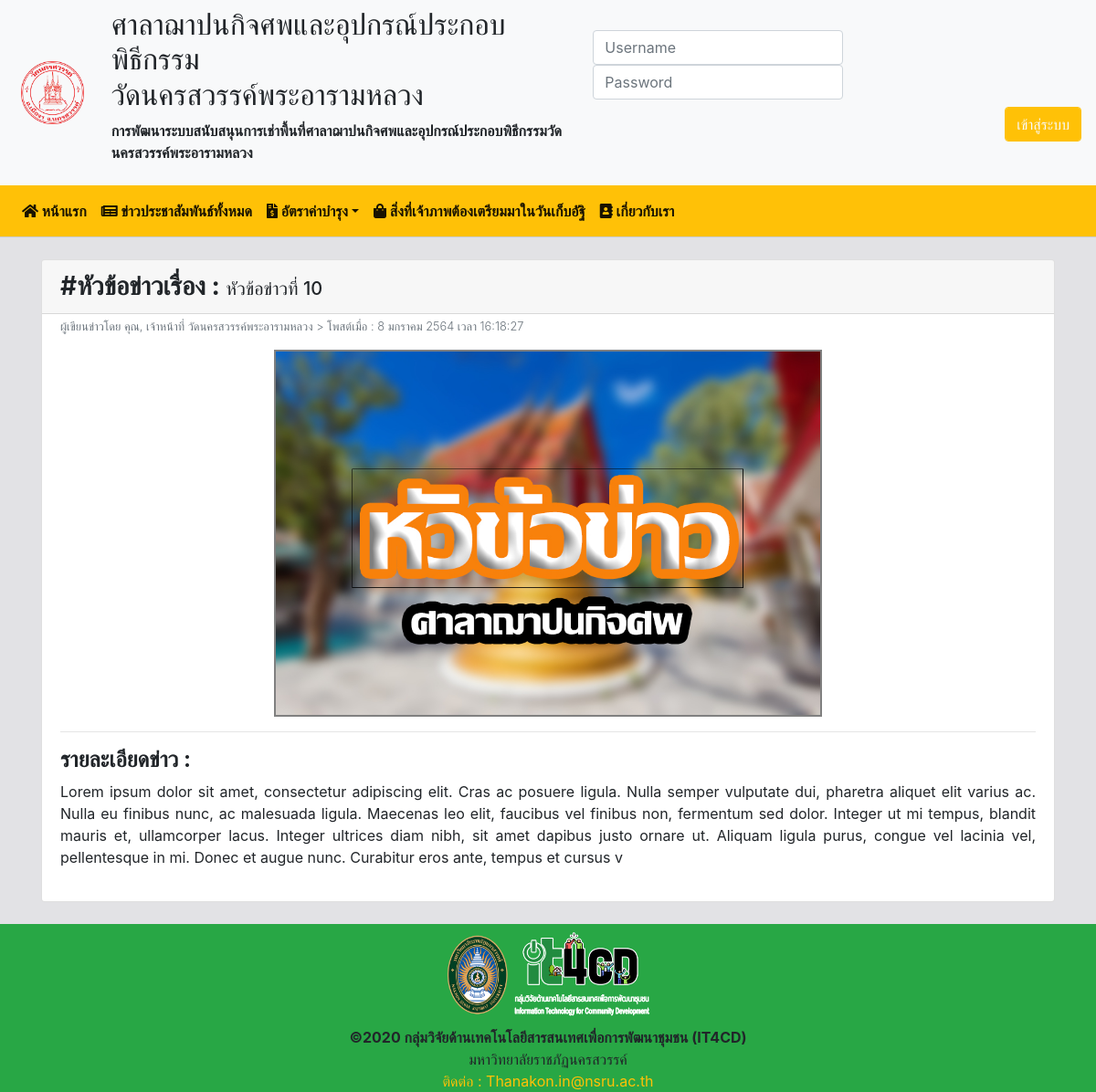
The page /index.php?p=readN&readN_page_id=22 on the database its author committed.
### tables this page shows
CREATE TABLE `news` (
  `id` int(10) NOT NULL,
  `news_title` varchar(250) NOT NULL,
  `news_summary` varchar(100) NOT NULL,
  `news_description` varchar(500) NOT NULL,
  `news_author` varchar(50) NOT NULL,
  `news_cover` varchar(50) NOT NULL,
  `nawe_creat` timestamp NOT NULL DEFAULT current_timestamp() ON UPDATE current_timestamp()
);

### read_News.php (the view)
<?php
    $readN = new DB_conn();
?>
<?php
    if(isset($_GET['readN_page_id'])){
        $id = $_GET['readN_page_id'];
        $res = $readN->slrN_id($id);
        if($res){
            $num = mysqli_fetch_array($res);
        ?>
<div class="container mt-4 mb-4">
    <div class="card">
        <div class="card-header ">
            <h3 class="d-inline"><b>#หัวข้อข่าวเรื่อง : </b></h3>
            <h5 class="d-inline"><?php echo $num['news_title']; ?></h5>
        </div>
        <div class="card-body pt-1">
            <div>
                <?php
                                 $time1 = $num['nawe_creat'];
                                 $time_th1 = $readN->thai_date_and_time(strtotime($time1));
                            ?>
                <p class="d-inline text-secondary font-weight-light" style="font-size:0.8rem;">ผู้เขียนข่าวโดย คุณ,
                    <?php echo $num['news_author']; ?> > โพสต์เมื่อ : <?php echo  $time_th1; ?></p>
            </div>
            <div class="text-center mt-3">
                <img src="image/news/<?php echo $num['news_cover']; ?>" alt=""
                    style="width: 600px; border: 2px solid gray;">
            </div>
            <hr>
            <div>
                <h4 class="mb-2"><b> รายละเอียดข่าว : </b></h4>
                <p align="justify"><?php echo $num['news_description']; ?></p>
            </div>
        </div>
    </div>
</div>
<?php
        }else{
                echo"No Select";
            }
    }
?>

### rows shown on the page
news: news_title "หัวข้อข่าวที่ 10", news_author "เจ้าหน้าที่ วัดนครสวรรค์พระอารามหลวง", nawe_creat "8 มกราคม 2564 เวลา 16:18:27", news_cover (picture), news_description "Lorem ipsum dolor sit amet, consectetur adipiscing elit. Cras ac posuere ligula. Nulla semper vulputate dui, pharetra aliquet elit varius ac. Nulla eu finibus nunc, ac malesuada ligula. Maecenas leo elit, faucibus vel finibus non, fermentum sed dolor. Integer ut mi tempus, blandit mauris et, ullamcorper lacus. Integer ultrices diam nibh, sit amet dapibus justo ornare ut. Aliquam ligula purus, congue vel lacinia vel, pellentesque in mi. Donec et augue nunc. Curabitur eros ante, tempus et cursus v"
